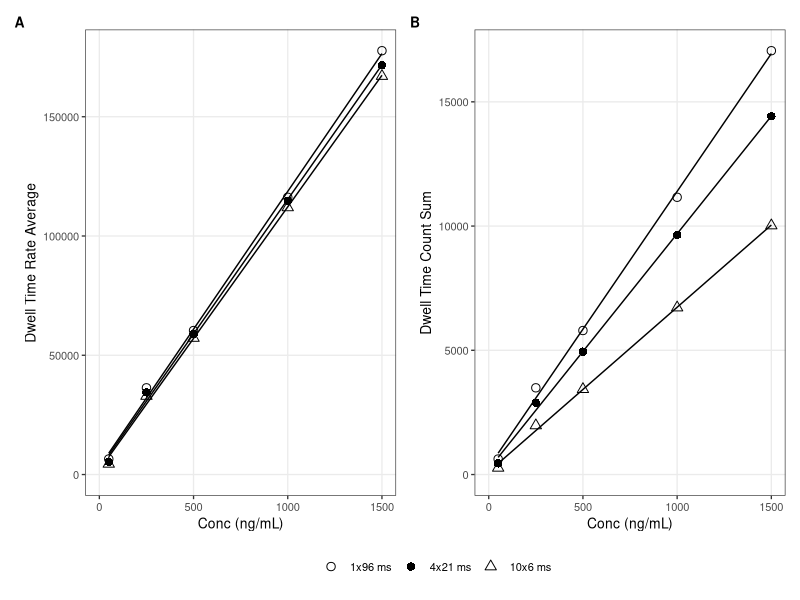

Source code (R):
# Flow Injection Calibration Combined.R
#   Generates merged Figure 4: two-panel calibration (rate + count).
#   User functions called: none
rm(list = ls())

library(ggplot2)
library(patchwork)

# data from flow_injection_full_trace_rate.R and flow_injection_full_trace_count.R
conc <- c(50, 250, 500, 1000, 1500)

rate96 <- c(6503, 36351, 60374, 116243, 177676)
rate21 <- c(5343, 34423, 58888, 114807, 171630)
rate06 <- c(4461, 32907, 57233, 111963, 167024)

count96 <- c(624.3, 3490, 5796, 11159, 17057)
count21 <- c(448.8, 2892, 4947, 9644, 14417)
count06 <- c(267.6, 1974, 3434, 6718, 10021)

dwell_labels <- c("1x96 ms", "4x21 ms", "10x6 ms")

rate_df <- data.frame(
  conc  = rep(conc, 3),
  y     = c(rate96, rate21, rate06),
  dwell = factor(rep(dwell_labels, each = length(conc)), levels = dwell_labels)
)

count_df <- data.frame(
  conc  = rep(conc, 3),
  y     = c(count96, count21, count06),
  dwell = factor(rep(dwell_labels, each = length(conc)), levels = dwell_labels)
)

shared_theme <- theme_bw(base_size = 10, base_family = "Helvetica") +
  theme(
    legend.position  = "none",
    panel.grid.minor = element_blank(),
    plot.tag          = element_text(face = "bold", size = 10)
  )

p_rate <- ggplot(rate_df, aes(conc, y, shape = dwell)) +
  geom_point(size = 2.5) +
  geom_smooth(method = "lm", se = FALSE, linewidth = 0.5, color = "black") +
  scale_shape_manual(values = c(1, 16, 2)) +
  scale_x_continuous(limits = c(0, 1500)) +
  scale_y_continuous(limits = c(0, NA)) +
  labs(x = "Conc (ng/mL)", y = "Dwell Time Rate Average") +
  shared_theme

p_count <- ggplot(count_df, aes(conc, y, shape = dwell)) +
  geom_point(size = 2.5) +
  geom_smooth(method = "lm", se = FALSE, linewidth = 0.5, color = "black") +
  scale_shape_manual(values = c(1, 16, 2)) +
  scale_x_continuous(limits = c(0, 1500)) +
  scale_y_continuous(limits = c(0, NA)) +
  labs(x = "Conc (ng/mL)", y = "Dwell Time Count Sum") +
  shared_theme

fig4 <- p_rate + p_count +
  plot_layout(guides = "collect") +
  plot_annotation(tag_levels = "A") &
  theme(legend.position = "bottom",
        legend.title    = element_blank())

print(fig4)

# publication PDF
if (FALSE) {
  fig_dir <- file.path("manuscript", "figures")
  pdf(file.path(fig_dir, "figure_04.pdf"), width = 7, height = 3.5)
  print(fig4)
  dev.off()
}
